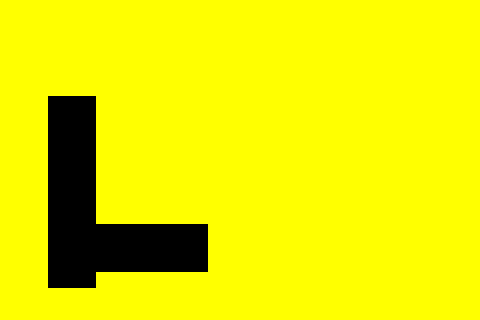

Below is a game level as drawn by its tile map, then a one-line description and the .tmx file that defines it, in full:
An orthogonal 30x20 tile map with 16x16 px tiles, 1 tile layer (Tile Layer 1) and 2 objects (Start, End).

<map version="1.10" tiledversion="1.11.2" orientation="orthogonal" renderorder="right-down" width="30" height="20" tilewidth="16" tileheight="16" infinite="0" nextlayerid="3" nextobjectid="3">
 <editorsettings>
  <export target="level2.json" format="json" />
 </editorsettings>
 <tileset firstgid="1" source="tileset.tsx" />
 <layer id="1" name="Tile Layer 1" width="30" height="20">
  <data encoding="csv">
4,4,4,4,4,4,4,4,4,4,4,4,4,4,4,4,4,4,4,4,4,4,4,4,4,4,4,4,4,4,
4,4,4,4,4,4,4,4,4,4,4,4,4,4,4,4,4,4,4,4,4,4,4,4,4,4,4,4,4,4,
4,4,4,4,4,4,4,4,4,4,4,4,4,4,4,4,4,4,4,4,4,4,4,4,4,4,4,4,4,4,
4,4,4,4,4,4,4,4,4,4,4,4,4,4,4,4,4,4,4,4,4,4,4,4,4,4,4,4,4,4,
4,4,4,4,4,4,4,4,4,4,4,4,4,4,4,4,4,4,4,4,4,4,4,4,4,4,4,4,4,4,
4,4,4,4,4,4,4,4,4,4,4,4,4,4,4,4,4,4,4,4,4,4,4,4,4,4,4,4,4,4,
4,4,4,0,0,0,4,4,4,4,4,4,4,4,4,4,4,4,4,4,4,4,4,4,4,4,4,4,4,4,
4,4,4,0,0,0,4,4,4,4,4,4,4,4,4,4,4,4,4,4,4,4,4,4,4,4,4,4,4,4,
4,4,4,0,0,0,4,4,4,4,4,4,4,4,4,4,4,4,4,4,4,4,4,4,4,4,4,4,4,4,
4,4,4,0,0,0,4,4,4,4,4,4,4,4,4,4,4,4,4,4,4,4,4,4,4,4,4,4,4,4,
4,4,4,0,0,0,4,4,4,4,4,4,4,4,4,4,4,4,4,4,4,4,4,4,4,4,4,4,4,4,
4,4,4,0,0,0,4,4,4,4,4,4,4,4,4,4,4,4,4,4,4,4,4,4,4,4,4,4,4,4,
4,4,4,0,0,0,4,4,4,4,4,4,4,4,4,4,4,4,4,4,4,4,4,4,4,4,4,4,4,4,
4,4,4,0,0,0,4,4,4,4,4,4,4,4,4,4,4,4,4,4,4,4,4,4,4,4,4,4,4,4,
4,4,4,0,0,0,0,0,0,0,0,0,0,4,4,4,4,4,4,4,4,4,4,4,4,4,4,4,4,4,
4,4,4,0,0,0,0,0,0,0,0,0,0,4,4,4,4,4,4,4,4,4,4,4,4,4,4,4,4,4,
4,4,4,0,0,0,0,0,0,0,0,0,0,4,4,4,4,4,4,4,4,4,4,4,4,4,4,4,4,4,
4,4,4,0,0,0,4,4,4,4,4,4,4,4,4,4,4,4,4,4,4,4,4,4,4,4,4,4,4,4,
4,4,4,4,4,4,4,4,4,4,4,4,4,4,4,4,4,4,4,4,4,4,4,4,4,4,4,4,4,4,
4,4,4,4,4,4,4,4,4,4,4,4,4,4,4,4,4,4,4,4,4,4,4,4,4,4,4,4,4,4
</data>
 </layer>
 <objectgroup id="2" name="Object Layer 1">
  <object id="1" name="Start" x="71.7982" y="214.949">
   <point />
  </object>
  <object id="2" name="End" x="188.638" y="249.287">
   <point />
  </object>
 </objectgroup>
</map>
